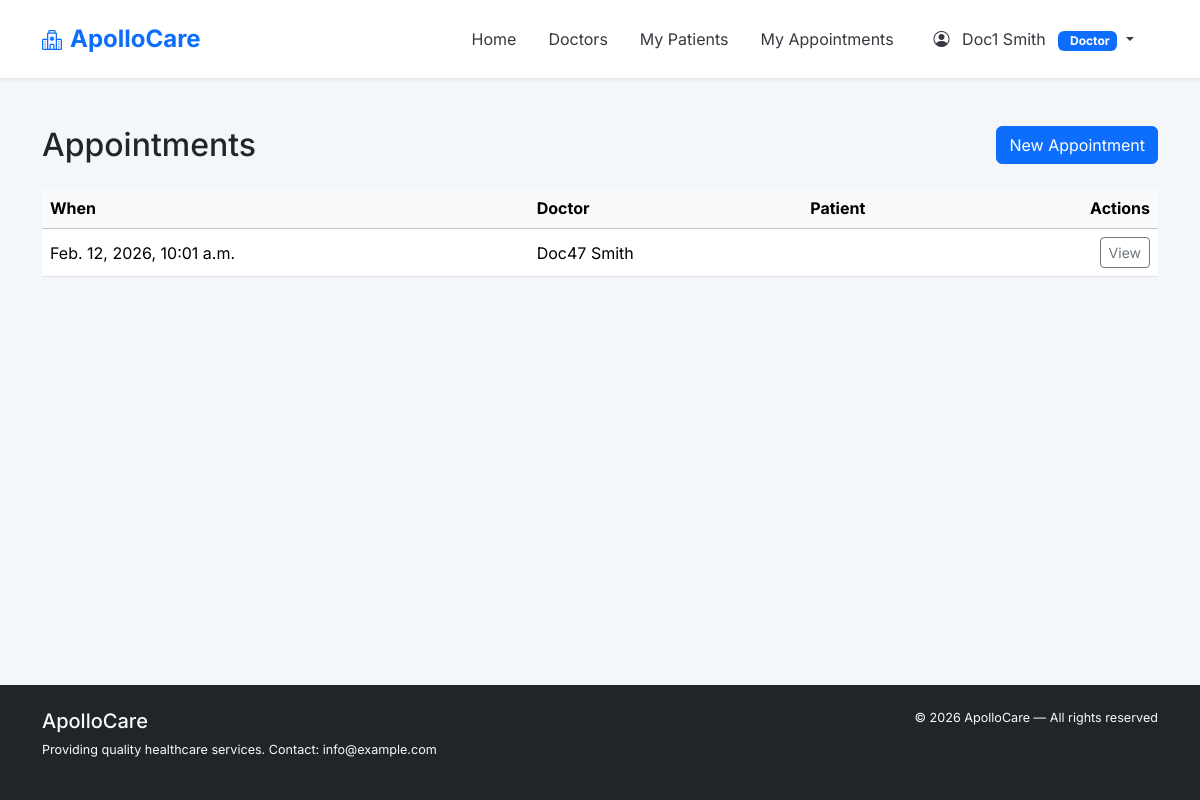
Page /appointments/ (signed in) on the committed database.
### hospital/models.py (models this page shows, shortened)
class User(AbstractUser):
    ROLE_CHOICES = (("admin", "Admin"), ("doctor", "Doctor"), ("patient", "Patient"))
    role = models.CharField(max_length=20, choices=ROLE_CHOICES, default='patient')

class Appointment(models.Model):
    doctor = models.ForeignKey(Doctor, on_delete=models.CASCADE, related_name='appointments')
    patient = models.ForeignKey(Patient, on_delete=models.CASCADE, related_name='appointments')
    scheduled_at = models.DateTimeField()
    reason = models.TextField(blank=True)
    created_at = models.DateTimeField(auto_now_add=True)

class Doctor(models.Model):
    user = models.OneToOneField('User', on_delete=models.CASCADE, related_name='doctor_profile')
    specialty = models.CharField(max_length=200, blank=True)

### apps/patients/views.py (the view)
# urls.py: path('appointments/', views.appointment_list, name='appointment_list'),
@login_required
def appointment_list(request):
    appointments = Appointment.objects.select_related('doctor__user', 'patient__user').all()
    return render(request, 'appointment_list.html', {'appointments': appointments})

### templates/appointment_list.html (shortened to what this page needs)
{% extends "base.html" %}
{% block content %}
<div class="d-flex justify-content-between align-items-center mb-4">
  <h2 class="mb-0">Appointments</h2>
  <a class="btn btn-primary" href="/appointments/create/">New Appointment</a>
</div>
{% if appointments %}
<table class="table table-hover align-middle">
  <thead class="table-light">
    <tr>
      <th>When</th>
      <th>Doctor</th>
      <th>Patient</th>
      <th class="text-end">Actions</th>
    </tr>
  </thead>
  <tbody>
    {% for appt in appointments %}
      <tr>
        <td>{{ appt.scheduled_at }}</td>
        <td>{{ appt.doctor.user.get_full_name }}</td>
        <td>{{ appt.patient.user.get_full_name }}</td>
        <td class="text-end">
          <a href="/appointments/{{ appt.id }}/" class="btn btn-sm btn-outline-secondary">View</a>
        </td>
      </tr>
    {% endfor %}
  </tbody>
</table>
{% else %}
<div class="alert alert-info">No appointments scheduled.</div>
{% endif %}
{% endblock %}

### templates/base.html (shortened to what this page needs)
<!doctype html>
<html lang="en">
  <head>
    <link href="https://cdn.jsdelivr.net/npm/bootstrap@5.3.2/dist/css/bootstrap.min.css" rel="stylesheet">
    <link rel="stylesheet" href="https://cdn.jsdelivr.net/npm/bootstrap-icons@1.10.5/font/bootstrap-icons.css">
    <link rel="stylesheet" href="/static/css/main.css">
  </head>
  <body class="d-flex flex-column min-vh-100">
    <header>
      <nav class="navbar navbar-expand-lg navbar-light bg-white shadow-sm sticky-top">
        <div class="container">
          <a class="navbar-brand fw-bold text-primary" href="/">
            <i class="bi bi-hospital fs-5 me-2"></i>ApolloCare
          </a>
          <div class="collapse navbar-collapse" id="mainNav">
            <ul class="navbar-nav ms-auto mb-2 mb-lg-0 align-items-lg-center">
              <li class="nav-item"><a class="nav-link" href="/">Home</a></li>
              <li class="nav-item"><a class="nav-link" href="/doctors/">Doctors</a></li>
              {% if user.is_authenticated %}
                {% if user.role == 'admin' %}
                  <li class="nav-item"><a class="nav-link" href="/patients/">Patients</a></li>
                  {% if not user.is_authenticated or user.role != 'admin' %}
                <li class="nav-item"><a class="nav-link" href="/appointments/">Appointments</a></li>
                {% endif %}
                {% elif user.role == 'doctor' %}
                  <li class="nav-item"><a class="nav-link" href="/patients/">My Patients</a></li>
                  <li class="nav-item"><a class="nav-link" href="/appointments/">My Appointments</a></li>
                {% else %}
                  <li class="nav-item"><a class="nav-link" href="/appointments/create/">
                    <i class="bi bi-calendar-plus me-1"></i>Book Appointment
                  </a></li>
                  <li class="nav-item"><a class="nav-link" href="/appointments/">My Appointments</a></li>
                {% endif %}
                <li class="nav-item ms-2">
                  <div class="nav-link dropdown-toggle" role="button" data-bs-toggle="dropdown" aria-expanded="false">
                    <i class="bi bi-person-circle me-2"></i>
                    {{ user.get_full_name|default:user.username }}
                    <span class="badge bg-primary ms-2">
                      {% if user.role == 'admin' %}
                        <i class="bi bi-shield-lock me-1"></i>Admin
                      {% elif user.role == 'doctor' %}
                        Doctor
                      {% else %}
                        <i class="bi bi-heart me-1"></i>Patient
                      {% endif %}
                    </span>
                  </div>
                </li>
              {% endif %}
            </ul>
          </div>
        </div>
      </nav>
    </header>
    <main class="flex-grow-1">
      <div class="container py-5">
        {% block content %}{% endblock %}
      </div>
    </main>
    <footer class="bg-dark text-light mt-auto">
      <div class="container py-4">
        <div class="row">
          <div class="col-md-6">
            <h5>ApolloCare</h5>
            <p class="small">Providing quality healthcare services. Contact: info@example.com</p>
          </div>
          <div class="col-md-6 text-md-end small">
            © {% now "Y" %} ApolloCare — All rights reserved
          </div>
        </div>
      </div>
    </footer>
  </body>
</html>

### static/css/main.css (style rules this page uses)
:root { --brand:#0d6efd;--muted:#6c757d;--card:#ffffff;--dark:#212529;--light:#f4f7fa }
body { font-family:Inter,Arial,sans-serif;background:var(--light);color:var(--dark);margin:0 }
.navbar-brand { font-family:Inter,Arial,sans-serif;font-size:1.5rem;color:var(--brand) }
.navbar { padding:1rem;box-shadow:0 2px 4px rgba(0,0,0,0.05) }
.navbar-nav .nav-link { color:#343a40;margin-right:1rem }
footer { font-size:.9rem;background:var(--brand);color:#fff }
.btn-primary { background:var(--brand);border-color:var(--brand) }
.container { max-width:1140px }

### rows in the picture
User: get_full_name "Doc1 Smith"
Appointment: scheduled_at "Feb. 12, 2026, 10:01 a.m.", doctor.user.get_full_name "Doc47 Smith"
